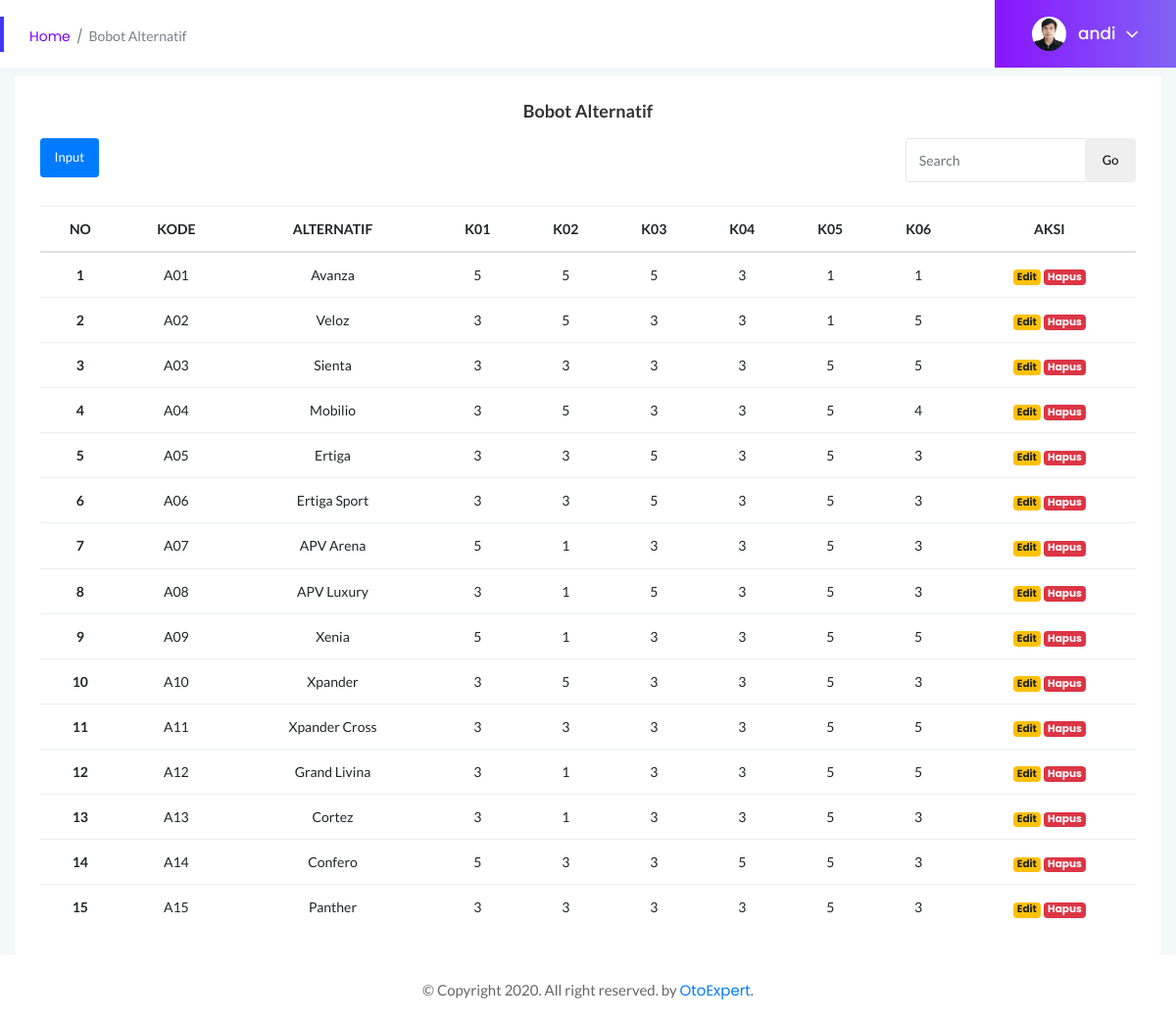
The app's page /admin/bobot-alternatif.php (signed in) with its own data.
### tables this page shows
CREATE TABLE `tbl_alternatif` (
  `id_alt` int(11) NOT NULL,
  `kode_alt` varchar(12) NOT NULL,
  `nama_alt` varchar(50) NOT NULL,
  `gambar` varchar(50) NOT NULL,
  `website` varchar(150) NOT NULL,
  `website_seo` varchar(50) NOT NULL,
  `k01` double NOT NULL,
  `k02` double NOT NULL,
  `k03` double NOT NULL,
  `k04` double NOT NULL,
  `k05` double NOT NULL,
  `k06` double NOT NULL
);

### admin/bobot-alternatif.php (the view, shortened to what this page needs)
<?php session_start();
$title = "Bobot Alternatif";
include "template/header.php";
include "template/sidebar.php";
require "../functions.php";
$bobotAlternatif = mysqli_query($conn, "SELECT * FROM tbl_alternatif");
?>
<div class="main-content">
    <?php include "template/topbar.php"; ?>
    <div class="col-12 mt-2">
        <div class="card">
            <div class="card-body">
                <h4 class="header-title text-center">Bobot Alternatif</h4>
                <button type="button" class="btn btn-primary btn-sm" data-toggle="modal" data-target="#tambahModal">
                    Input
                </button>
                <form class="form-group float-right" action="" method="get">
                    <div class="input-group mb-2">
                        <input type="text" class="form-control" name="keyword" placeholder="Search">
                        <div class="input-group-append">
                            <button class="btn btn-transparent" type="submit" name="cari">Go</button>
                        </div>
                    </div>
                </form>
                <div class="single-table mt-3">
                    <div class="table-responsive">
                        <table class="table table-hover progress-table text-center">
                            <thead class="text-uppercase">
                                <tr>
                                    <th scope="col">No</th>
                                    <th scope="col">Kode</th>
                                    <th scope="col">Alternatif</th>
                                    <th scope="col">K01</th>
                                    <th scope="col">K02</th>
                                    <th scope="col">K03</th>
                                    <th scope="col">K04</th>
                                    <th scope="col">K05</th>
                                    <th scope="col">K06</th>
                                    <th scope="col">Aksi</th>
                                </tr>
                            </thead>
                            <tbody>
                                <?php $i = 1; ?>
                                <?php foreach ($bobotAlternatif as $alt) : ?>
                                    <tr>
                                        <th scope="row"><?= $i++; ?></th>
                                        <td><?= $alt['kode_alt']; ?></td>
                                        <td><?= $alt['nama_alt']; ?></td>
                                        <td><?= $alt['k01']; ?></td>
                                        <td><?= $alt['k02']; ?></td>
                                        <td><?= $alt['k03']; ?></td>
                                        <td><?= $alt['k04']; ?></td>
                                        <td><?= $alt['k05']; ?></td>
                                        <td><?= $alt['k06']; ?></td>
                                        <td>
                                            <a href="edit-alternatif.php?id=<?= $alt['id_alt']; ?>" class="badge badge-warning">Edit</a>
                                            <a href="hapus-alternatif.php?id=<?= $alt['id_alt']; ?>" class="badge badge-danger" onclick="return confirm('apakah anda ingin hapus!');">Hapus</a>
                                        </td>
                                    </tr>
                                <?php endforeach; ?>
                            </tbody>
                        </table>
                    </div>
                </div>
            </div>
        </div>
    </div>
</div>
<?php include "template/footer.php"; ?>

### admin/template/topbar.php (shortened to what this page needs)
<div class="page-title-area">
    <div class="row align-items-center">
        <div class="col-sm-6">
            <div class="breadcrumbs-area clearfix">
                <ul class="breadcrumbs pull-left">
                    <li><a href="index.html">Home</a></li>
                    <li><span><?= $title; ?></span></li>
                </ul>
            </div>
        </div>
        <div class="col-sm-6 clearfix">
            <div class="user-profile pull-right">
                <?php
                $users =  $_SESSION["username"];
                $admin1 = mysqli_query($conn, "SELECT * FROM tbl_admin WHERE username = '$users'");
                $adm = mysqli_fetch_assoc($admin1);
                ?>
                <img class="avatar user-thumb" src="assets/img/<?= $adm['foto']; ?>" alt="avatar">
                <h4 class="user-name dropdown-toggle" data-toggle="dropdown"><?= $adm["username"]; ?><i class="fa fa-angle-down"></i></h4>
            </div>
        </div>
    </div>
</div>

### admin/assets/css/styles.css (style rules this page uses)
.card { border: none; border-radius: 4px; background-color: #fff; -webkit-transition: all 0.3s ease 0s; transition: all 0.3s ease 0s; }
.card-body { padding: 25.6px; padding: 1.6rem; }
.main-content { width: 100%; background: #f3f8fb; }
.page-title-area { padding: 0 30px; background: #fff; position: relative; }
.page-title-area:before { content: ""; position: absolute; left: 0; top: 50%; width: 4px; height: 36px; background: var(--primary-color); -webkit-transform: translateY(-50%); transform: translateY(-50%); }
ul.breadcrumbs { margin-top: 4px; }
.breadcrumbs li { display: inline-block; }
.breadcrumbs li a, .breadcrumbs li span { display: block; font-size: 14px; font-weight: 400; color: #7801ff; letter-spacing: 0; margin-right: 16px; position: relative; }
.breadcrumbs li a:before { content: "/"; color: #768387; position: absolute; right: -13px; top: 0; }
.breadcrumbs li span { margin-right: 0; color: #768387; text-transform: capitalize; }
.user-profile { margin-right: -30px; display: -webkit-box; display: -ms-flexbox; display: flex; -webkit-box-align: center; -ms-flex-align: center; align-items: center; -ms-flex-wrap: wrap; flex-wrap: wrap; background: -webkit-linear-gradient(left, #8914fe 0%, #8063f5 100%); background: linear-gradient(to right, #8914fe 0%, #8063f5 100%); padding: 17px 38px; position: relative; }
.user-profile img.avatar { height: 35px; width: 35px; border-radius: 50%; margin-right: 12px; }
.user-name { font-size: 17px; font-weight: 500; color: #fff; letter-spacing: 0; cursor: pointer; -webkit-user-select: none; -moz-user-select: none; -ms-user-select: none; user-select: none; }
.user-name i { margin-left: 10px; font-size: 21px; vertical-align: middle; position: relative; }
.notification-area .dropdown-toggle, .user-name.dropdown-toggle { position: relative; }
.notification-area .dropdown-toggle:after, .user-name.dropdown-toggle:after { display: none; }
.header-title { font-family: "Lato", sans-serif; font-size: 18px; font-weight: 600; letter-spacing: 0; color: #333; text-transform: capitalize; margin-bottom: 17px; }
.btn { padding: 11px 17px; font-size: 13px; letter-spacing: 0; }
.btn-sm { padding: 9px 14px; }
.form-control, .form-control:focus { outline: none; box-shadow: none; }
.form-control { font-size: 14px; border: 1px solid rgba(170, 170, 170, 0.3); padding: 10.72px 12.8px; padding: 0.67rem 0.8rem; }
.single-table .table { margin-bottom: 0; }
table tr th { border-bottom: none; }
table tr th, table tr td { border-top: 1px solid rgba(120, 130, 140, 0.13) !important; }

### records on screen
tbl_alternatif: kode_alt "A01", nama_alt "Avanza", k01 "5", k02 "5", k03 "5", k04 "3", k05 "1", k06 "1"
tbl_alternatif: kode_alt "A02", nama_alt "Veloz", k01 "3", k02 "5", k03 "3", k04 "3", k05 "1", k06 "5"
tbl_alternatif: kode_alt "A03", nama_alt "Sienta", k01 "3", k02 "3", k03 "3", k04 "3", k05 "5", k06 "5"
tbl_alternatif: kode_alt "A04", nama_alt "Mobilio", k01 "3", k02 "5", k03 "3", k04 "3", k05 "5", k06 "4"
tbl_alternatif: kode_alt "A05", nama_alt "Ertiga", k01 "3", k02 "3", k03 "5", k04 "3", k05 "5", k06 "3"
tbl_alternatif: kode_alt "A06", nama_alt "Ertiga Sport", k01 "3", k02 "3", k03 "5", k04 "3", k05 "5", k06 "3"
tbl_alternatif: kode_alt "A07", nama_alt "APV Arena", k01 "5", k02 "1", k03 "3", k04 "3", k05 "5", k06 "3"
tbl_alternatif: kode_alt "A08", nama_alt "APV Luxury", k01 "3", k02 "1", k03 "5", k04 "3", k05 "5", k06 "3"
tbl_alternatif: kode_alt "A09", nama_alt "Xenia", k01 "5", k02 "1", k03 "3", k04 "3", k05 "5", k06 "5"
tbl_alternatif: kode_alt "A10", nama_alt "Xpander", k01 "3", k02 "5", k03 "3", k04 "3", k05 "5", k06 "3"
tbl_alternatif: kode_alt "A11", nama_alt "Xpander Cross", k01 "3", k02 "3", k03 "3", k04 "3", k05 "5", k06 "5"
tbl_alternatif: kode_alt "A12", nama_alt "Grand Livina", k01 "3", k02 "1", k03 "3", k04 "3", k05 "5", k06 "5"
tbl_alternatif: kode_alt "A13", nama_alt "Cortez", k01 "3", k02 "1", k03 "3", k04 "3", k05 "5", k06 "3"
tbl_alternatif: kode_alt "A14", nama_alt "Confero", k01 "5", k02 "3", k03 "3", k04 "5", k05 "5", k06 "3"
tbl_alternatif: kode_alt "A15", nama_alt "Panther", k01 "3", k02 "3", k03 "3", k04 "3", k05 "5", k06 "3"

### other values on screen
$title "Bobot Alternatif"
$adm["username"] "andi"
